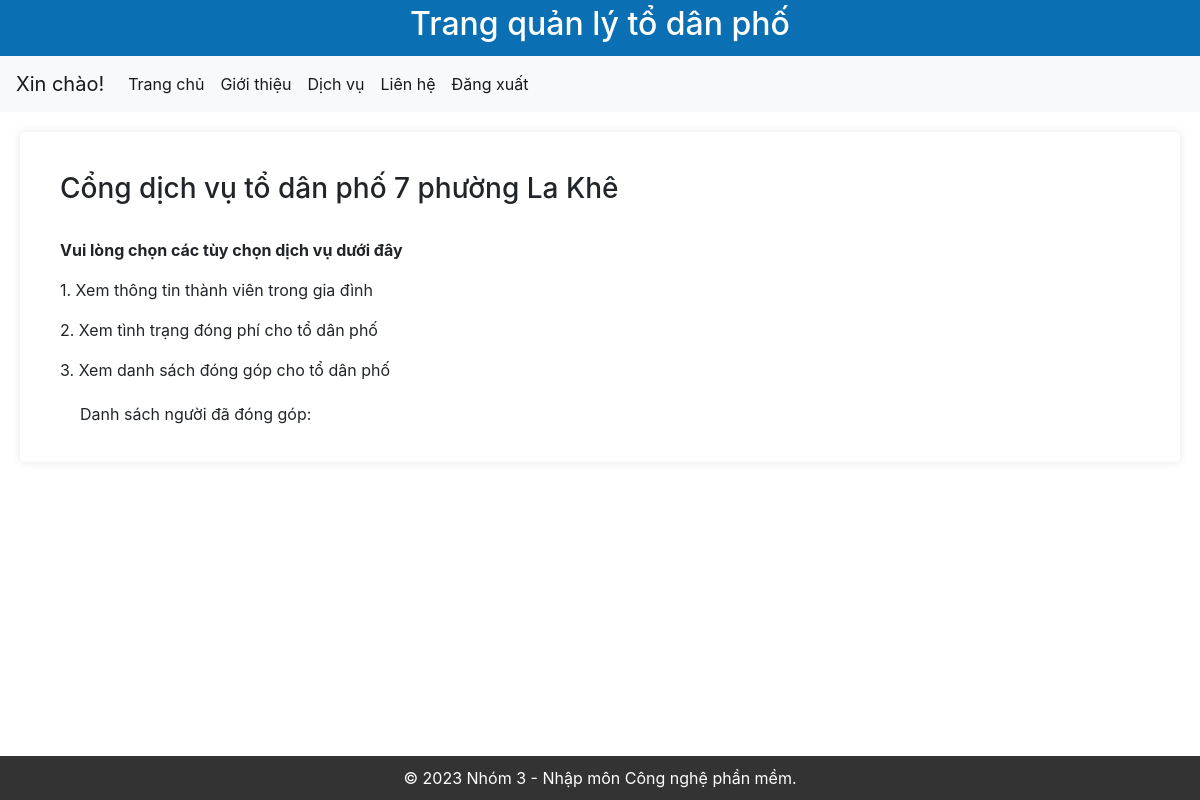
The page /find_users_donggop/ (signed in) on the database as committed earlier.
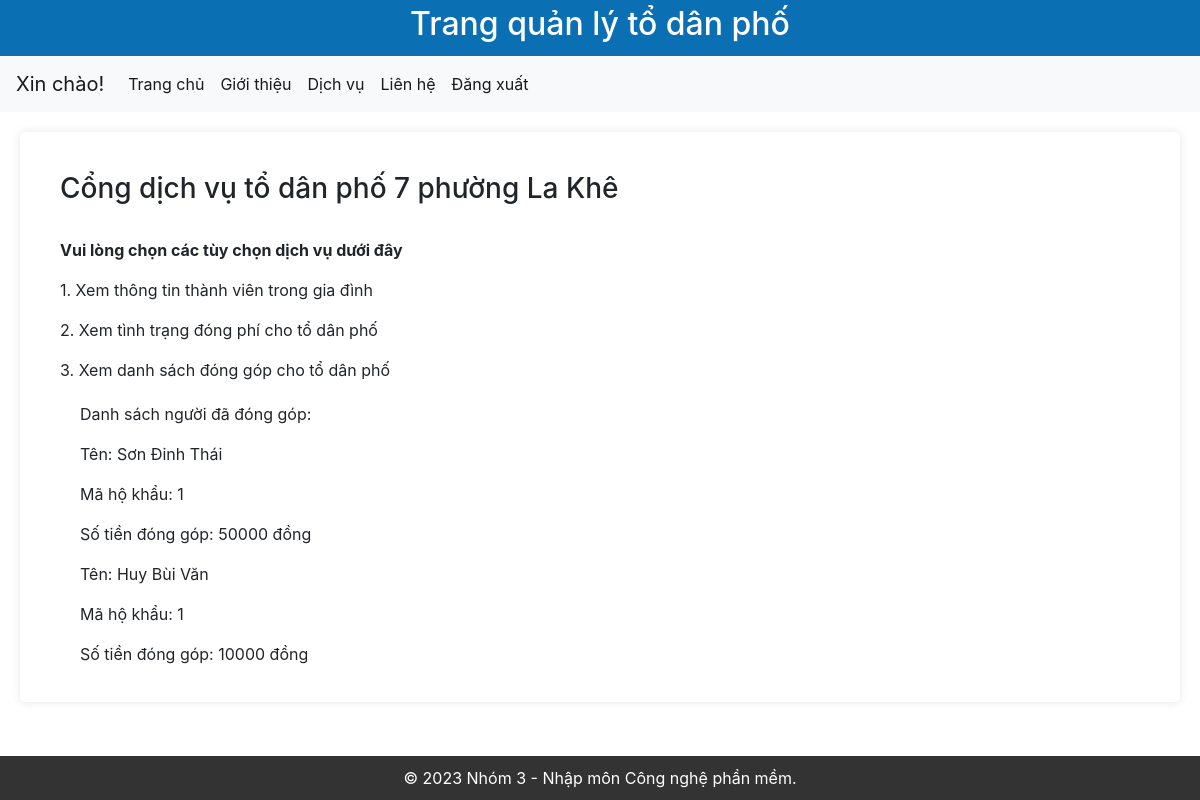
The same page on the database as committed later.
### nmcnpmapp/models.py (models this page shows, shortened)
class CustomUser(AbstractUser):
    is_approved = models.BooleanField(default=False)
    first_name = models.CharField(max_length=30)
    last_name = models.CharField(max_length=30)
    group = models.CharField(max_length=30)
    name = models.CharField(max_length=100)
    dongphi = models.BooleanField(default=False)
    donggop = models.PositiveSmallIntegerField(default=0)

### nmcnpmapp/views.py (the view)
# urls.py: path('find_users_donggop/', views.find_users_donggop, name='find_users_donggop'),
def find_users_donggop(request):
    users_donggop = []
    for user in CustomUser.objects.all():
        if user.donggop:
            users_donggop.append(user)
    return render(request, 'myapp/service.html', {'users_donggop': users_donggop})

### nmcnpmapp/templates/myapp/service.html (shortened to what this page needs)
<!DOCTYPE html>
<html>
  <head>
    {% load static %}
    <link
      rel="stylesheet"
      type="text/css"
      href="{% static 'css/home-styles.css' %}"
    />
    <link rel="stylesheet" href="https://cdn.jsdelivr.net/npm/bootstrap@4.0.0/dist/css/bootstrap.min.css">
  </head>
  <body>
    <header>
      <h2>Trang quản lý tổ dân phố</h2>
    </header>
    <nav class="navbar navbar-expand-lg navbar-light bg-light">
      <a class="navbar-brand" href="/">Xin chào!</a>
      <div class="collapse navbar-collapse" id="navbarNavAltMarkup">
        <div class="navbar-nav">
          <a class="nav-item nav-link active" href="/">Trang chủ <span class="sr-only">(current)</span></a>
          <a class="nav-item nav-link active" href="/about">Giới thiệu</a>
          <a class="nav-item nav-link active" href="/service">Dịch vụ</a>
          <a class="nav-item nav-link active" href="/contact">Liên hệ</a>
          <a class="nav-item nav-link active" href="/logout">Đăng xuất</a>
        </div>
      </div>
    </nav>
    <main>
      <section>
        <h3>
          Cổng dịch vụ tổ dân phố 7 phường La Khê
        </h3>
        <br/>
        <p><b>Vui lòng chọn các tùy chọn dịch vụ dưới đây</b></p>
        <p id="service1">1. Xem thông tin thành viên trong gia đình</p>
        <p id="service2">2. Xem tình trạng đóng phí cho tổ dân phố</p>
        <p id="service3">3. Xem danh sách đóng góp cho tổ dân phố</p>
      </section>
    <div id="service3Detail" style="display: block;">
      <ul>
        <p>Danh sách người đã đóng góp:</p>
        {% for user in users_donggop %}
          <p>Tên: {{ user.first_name }} {{ user.last_name }}</p>
          <p>Mã hộ khẩu: {{ user.group }}</p>
          <p>Số tiền đóng góp: {{ user.donggop }} đồng</p>
        {% endfor %}
      </ul>
    </div>
    </main>
    <div id="footer">&copy; 2023 Nhóm 3 - Nhập môn Công nghệ phần mềm.</div>
  </body>
</html>

### nmcnpmapp/static/css/home-styles.css (style rules this page uses)
body { font-family: Arial, sans-serif; background-color: #674f4f; margin: 0; padding: 0; }
header { background-color: #0a6fb3; color: #ffffff; text-align: center; padding: 5px; }
main { padding: 20px; margin: 20px; background-color: #fff; border-radius: 5px; box-shadow: 0 0 10px rgba(0, 0, 0, 0.1); }
section { margin: 20px; }
#footer { position: fixed; bottom: 0; width: 100%; background-color: #333; color: #fff; text-align: center; padding: 10px; }

Rows that differ between the two databases and show on the page:
now on this page (row edited): CustomUser: first_name "Sơn", last_name "Đinh Thái", group "1", donggop "50000"
added CustomUser: first_name "Huy", last_name "Bùi Văn", group "1", donggop "10000"
